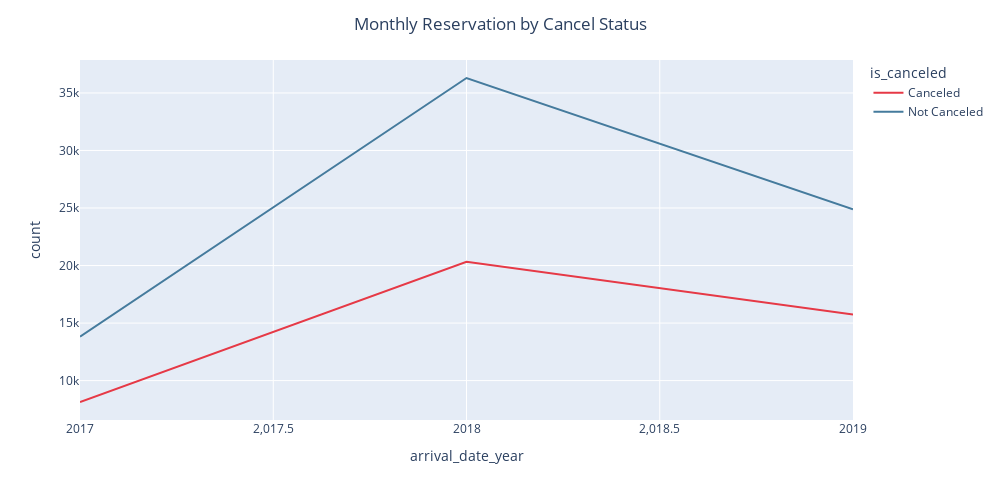

The cell this chart's notebook holds for it:
### Code cell
yearly_cancel_plot = go.Figure()
yearly_cancel_plot = (py.line(yearly_cancel, x = 'arrival_date_year', y = 'count', color = 'is_canceled',color_discrete_sequence=["#e63946","#457b9d"]))
yearly_cancel_plot.update_layout(title={
        'text': 'Monthly Reservation by Cancel Status',
        'x': 0.5,
        'xanchor': 'center'
    })
yearly_cancel_plot.update_layout(width=1000, height=500)
yearly_cancel_plot.show()

### Figure 1 — Plotly figure (JSON) as saved in the notebook; plotly's stock layout.template omitted (floating-point values rounded to 4 significant figures)
{"data": [{"hovertemplate": "is_canceled=Canceled<br>arrival_date_year=%{x}<br>count=%{y}<extra></extra>", "legendgroup": "Canceled", "line": {"color": "#e63946", "dash": "solid"}, "marker": {"symbol": "circle"}, "mode": "lines", "name": "Canceled", "orientation": "v", "showlegend": true, "type": "scatter", "x": [2017, 2018, 2019], "xaxis": "x", "y": [8141, 20324, 15734], "yaxis": "y"}, {"hovertemplate": "is_canceled=Not Canceled<br>arrival_date_year=%{x}<br>count=%{y}<extra></extra>", "legendgroup": "Not Canceled", "line": {"color": "#457b9d", "dash": "solid"}, "marker": {"symbol": "circle"}, "mode": "lines", "name": "Not Canceled", "orientation": "v", "showlegend": true, "type": "scatter", "x": [2017, 2018, 2019], "xaxis": "x", "y": [13826, 36299, 24885], "yaxis": "y"}], "layout": {"height": 500, "legend": {"title": {"text": "is_canceled"}, "tracegroupgap": 0}, "margin": {"t": 60}, "title": {"text": "Monthly Reservation by Cancel Status", "x": 0.5, "xanchor": "center"}, "width": 1000, "xaxis": {"anchor": "y", "domain": [0, 1], "title": {"text": "arrival_date_year"}}, "yaxis": {"anchor": "x", "domain": [0, 1], "title": {"text": "count"}}}}
